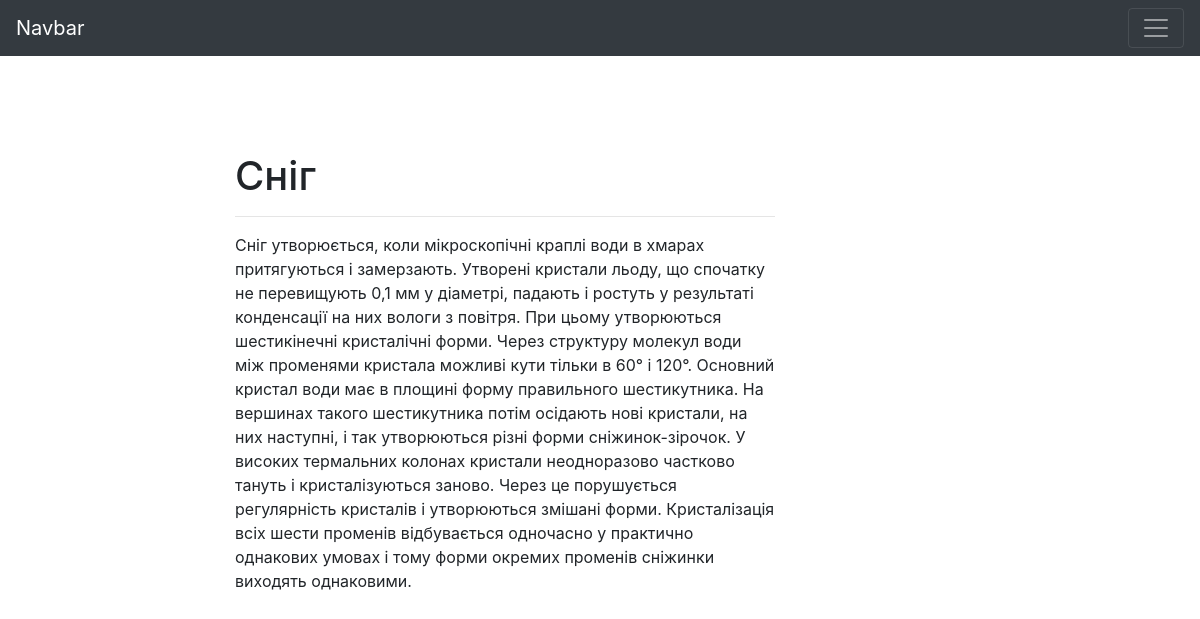
/blog/post/snow_slug/, run on the app's committed database.
### blog/models.py (models this page shows, shortened)
class Post(models.Model):
    title = models.CharField(max_length=150, db_index=True)
    slug = models.SlugField(max_length=150,unique=True)
    body = models.TextField(blank=True, db_index=True)
    tags = models.ManyToManyField('Tag', blank=True, related_name='post')
    date_pub = models.DateTimeField(auto_now_add=True)
    class Meta:
        ordering = ['-date_pub']

### blog/views.py (the view)
# urls.py: path('post/<str:slug>/', PostDetail.as_view(), name='post_detail_url'),
class PostDetail(ObjectDetailMixin, View):
    model = Post
    template = 'blog/post_detail.html'

### blog/utils.py (called while the page is built)
    def get(self, request, slug):
        obj = get_object_or_404(self.model, slug__iexact=slug)
        return render(request, self.template, context={self.model.__name__.lower():obj})

### blog/templates/blog/post_detail.html (shortened to what this page needs)
{% extends 'blog/base_blog.html' %}
{% block content %}
  <h1 class="mt-5">
    {{ post.title }}
  </h1>
  <hr>
  <p>
    {{ post.body }}
  </p>
{% endblock %}

### data on the page
Post: title "Сніг", body "Сніг утворюється, коли мікроскопічні краплі води в хмарах притягуються і замерзають. Утворені кристали льоду, що спочатку не перевищують 0,1 мм у діаметрі, падають і ростуть у результаті конденсації на них вологи з повітря. При цьому утворюються шестикінечні кристалічні форми. Через структуру молекул води між променями кристала можливі кути тільки в 60° і 120°. Основний кристал води має в площині форму правильного шестикутника. На вершинах такого шестикутника потім осідають нові кристали, на них наступні, і так утворюються різні форми сніжинок-зірочок. У високих термальних колонах кристали неодноразово частково тануть і кристалізуються заново. Через це порушується регулярність кристалів і…"
